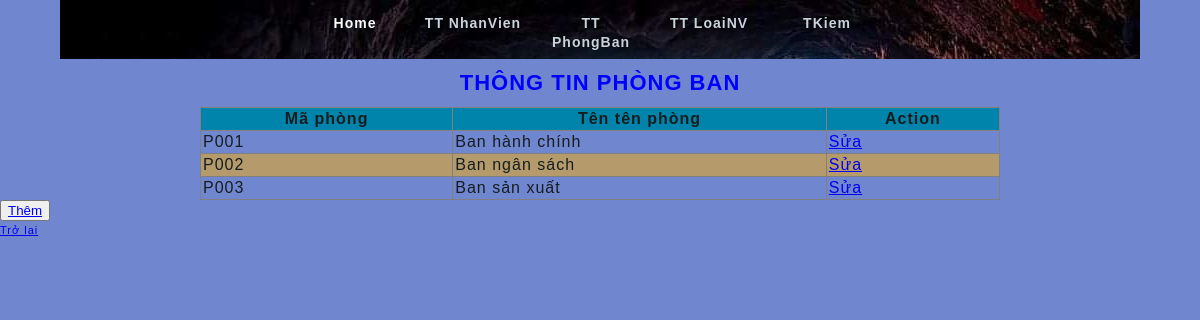
/thongtinpban.php, run on the app's committed database.
### tables this page shows
CREATE TABLE `phongban` (
  `MaPhong` varchar(5) NOT NULL,
  `TenPhong` varchar(30) NOT NULL
);

### thongtinpban.php (the view, shortened to what this page needs)
<!DOCTYPE HTML PUBLIC "-//W3C//DTD HTML 4.01 Frameset//EN">
<html>
<head>
</head>
<body>
<?php
require("connect.php");
$strSQL = "SELECT * FROM phongban";
$result = mysqli_query($dbc,$strSQL);
if(mysqli_num_rows($result) == 0)
{
	echo "Chưa có dữ liệu";
}
else
{	echo "<h1 style='color: blue;' align='center'>THÔNG TIN PHÒNG BAN</h1>
		  <table align='center' width='800' border='1' cellpadding='2' cellspacing='2'
				style='border-collapse: collapse;'>
		  	<tr style='background-color: #0084ab;' align='center'>
				<td><b>Mã phòng</b></td>
				<td><b>Tên tên phòng</b></td>
				<td><b>Action</b></td>
		  	</tr>";
	$stt=1;
	while ($row = mysqli_fetch_array($result))
	{
		if($stt%2!=0)
		{	echo "<tr>";
			echo "<td>$row[0]</td>";
			echo "<td>$row[1]</td>";
			echo "<td><a href=\"edit_pban.php?id=".$row['MaPhong']."\">Sửa</a></td>";
			echo "</tr>";
		}
		else
		{
			echo "<tr style='background-color: #ffb1007a;'>";
			echo "<td>$row[0]</td>";
			echo "<td>$row[1]</td>";
			echo "<td><a href=\"edit_pban.php?id=".$row['MaPhong']."\">Sửa</a></td>";
			echo "</tr>";
		}
			$stt+=1;
	}
	echo '</table>';
	echo "<button class='btn btn_success'><a href=\"thempban.php\">Thêm</a></button>"."<br>";
}
echo "<a href=\"index.php\">Trở lại</a>";
?>
</body>
</html>

### style.css (style rules this page uses)
body { margin: 0; padding: 0; line-height: 1.7em; letter-spacing: 1px; font-family: Tahoma, Geneva, sans-serif; font-size: 11px; color: #161d1e; background: #7086cf; }
#templatemo_menu { height: 59px; background: url(hinh_nv/3.jpg) no-repeat center top; }
#templatemo_menu ul { width: 590px; margin: 0 auto; padding: 0px; list-style: none; }
#templatemo_menu ul li { padding: 0px; margin: 0px; display: inline; }
#templatemo_menu ul li a { position: relative; float: left; width: 100px; display: block; height: 35px; padding: 14px 8px 0 0; margin-right: 10px; text-align: center; font-size: 14px; text-decoration: none; color: #c9d3da; font-weight: bold; outline: none; }
#templatemo_menu ul li a span { position: absolute; width: 8px; height: 49px; left: -8px; top: 0; background: url(images/templatemo_menu_btn_left.png) no-repeat left top; }
#templatemo_menu li a:hover, #templatemo_menu li .current { color: #ffffff; background: url(images/templatemo_menu_btn__hover_right.png) no-repeat right top; }
#templatemo_menu li a:hover span, #templatemo_menu li .current span { position: absolute; width: 8px; height: 49px; left: -8px; top: 0; background: url(images/templatemo_menu_btn__hover_left.png) no-repeat left top; }

### data on the page
phongban: MaPhong "P001", TenPhong "Ban hành chính"
phongban: MaPhong "P002", TenPhong "Ban ngân sách"
phongban: MaPhong "P003", TenPhong "Ban sản xuất"
